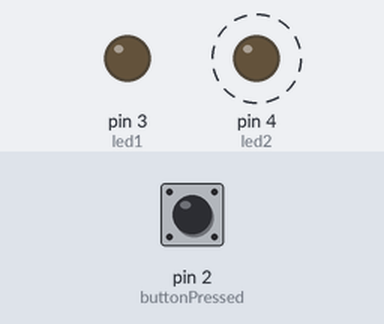
Recording of a sketch running on a simulated Arduino Uno, built with avr-gcc and run on an emulated ATmega328P. Parts: output pins drawn as LEDs (lit = HIGH). Dashed ring = blinking. Inputs (shaded band) come from the test bench; at power-on: pin 2 (buttonPressed) LOW.

Above: at 3.8 s.
3.9 s: pin 2 (buttonPressed) pulled HIGH for 1.2 s
At 6.7 s:
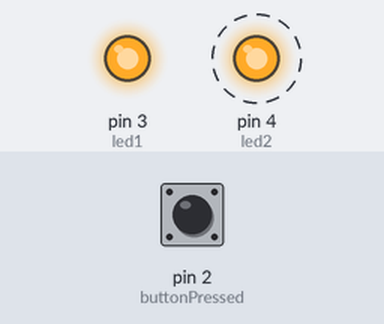
8.5 s: pin 2 (buttonPressed) pulled HIGH for 3.2 s
At 14.8 s:
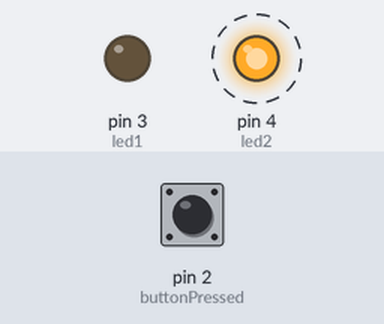
Timing chart, 0 to 20.5 s (numbered marks = the images above; inputs shaded):
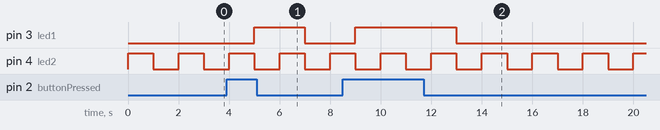

Measured:
- after the input at 3.9 s, pin 3 (led1): LOW → HIGH after 1.1 s, → LOW 2.0 s later
- after the input at 8.5 s, pin 3 (led1): LOW → HIGH after 0.50 s, → LOW 4.0 s later
- by itself, pin 4 (led2): alternates HIGH for 1.0 s and LOW for 1.0 s

The sketch:

task1.ino
```cpp
// (C) Lucas Holter, Cornelia Olofsson, Rizwan Rafiq, group: 18 (2024)
// Work package 3
// Exercise 1
// Submission code: 655738


//constant ins for pins and period of time, and state that will get used to check if button is pressed or not
const int buttonPressed = 2, led1 = 3, led2 = 4, period = 1000;
int state = 0, LED1state=0; // integers that will get used in digitalWrite

void setup()
{
  pinMode(buttonPressed, INPUT);//Push Button as input
  pinMode(led1, OUTPUT);//Led as output
  pinMode(led2, OUTPUT);//Led as output
  Serial.begin(9600);
}
void loop()
{
    digitalWrite(led2, HIGH); // light led 2
	delay(period); //delay to get led2 to blink
  if (digitalRead(buttonPressed) == HIGH) { //check if button is pressed
    LED1state=1; // if so, set ledstate to 1, indicating it will ligt up
  }
  if (digitalRead(buttonPressed) == LOW) {   // check if button is not pressed
    LED1state=0; //if so, set ledstate to 0 indicating it should not be light up
  }

   digitalWrite(led1, LED1state); //digitalwrite the value to led1, 1 = HIGH, 0 = LOW
    digitalWrite(led2, LOW); // Turn off led2 since it has been on for 1 sec (or what period is set to)
  delay(period); // delay to blink


}
```
